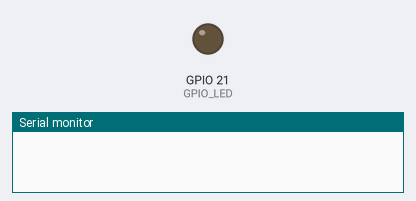
Bench run of a program on a simulated ESP32. On the bench: output pins drawn as LEDs (lit = HIGH), the last lines printed to the serial monitor.

Above: at 0.1 s.
At 2.6 s:
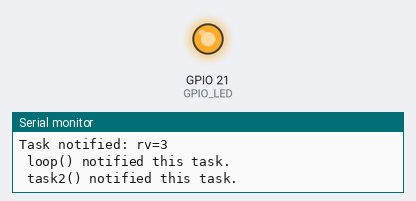
Timing chart, 0 to 42.0 s (numbered marks = the images above):
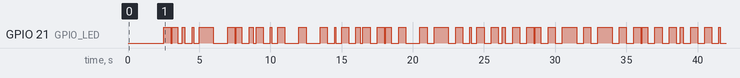

Measured:
- by itself, GPIO 21 (GPIO_LED): LOW → HIGH at 2.5 s, → LOW 0.50 s later, → HIGH 0.10 s later, → LOW 0.40 s later, … (86 changes in this stretch)

The program:

main.cpp
```cpp
#include <Arduino.h>

#define GPIO_LED    21

#define LOOP_MASK   0B0001
#define TASK2_MASK  0B0010

static TaskHandle_t htask1;

static void task1(void *arg) {
  uint32_t rv;
  BaseType_t rc;

  for (;;) {
    rc = xTaskNotifyWait(0, 0B0011, &rv, portMAX_DELAY);
    digitalWrite(GPIO_LED, !digitalRead(GPIO_LED));
    printf("Task notified: rv=%u\n", unsigned(rv));

    if ( rv & LOOP_MASK ) {
      printf(" loop() notified this task.\n");
    }
    if ( rv & TASK2_MASK ) {
      printf(" task2() notified this task.\n");
    }
  }
}

static void task2(void *argv) {
  unsigned count;
  BaseType_t rc;

  for (;; count += 100u ) {
    delay(500+count);
    rc = xTaskNotify(htask1, TASK2_MASK, eSetBits);
    assert(rc == pdPASS);
  }
}

void setup() {
  int app_cpu = 0;
  BaseType_t rc;

  app_cpu = xPortGetCoreID();
  pinMode(GPIO_LED, OUTPUT);
  digitalWrite(GPIO_LED, LOW);

  delay(2000);
  printf("tasknfy4.ino:\n");

  rc = xTaskCreatePinnedToCore(
    task1,
    "task1",
    3000,
    nullptr,
    1,
    &htask1,
    app_cpu
  );
  assert( rc == pdPASS );

  rc = xTaskCreatePinnedToCore(
    task2,
    "task2",
    3000,
    nullptr,
    1,
    nullptr,
    app_cpu
  );
  assert( rc == pdPASS );
}

void loop() {
  BaseType_t rc;

  delay(500);
  rc = xTaskNotify(htask1, LOOP_MASK, eSetBits);
  assert( rc == pdPASS );
}
```
